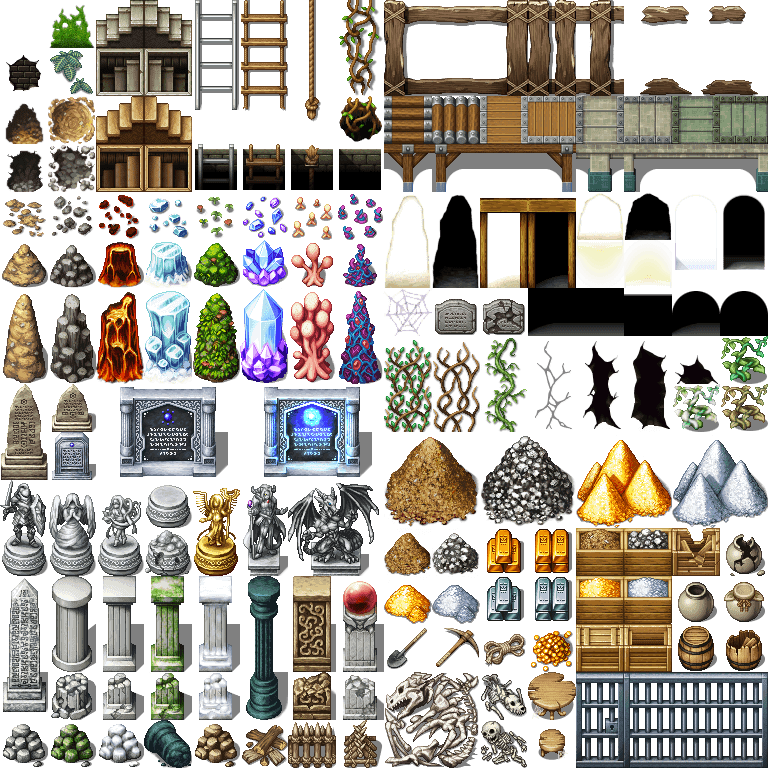
#> input picture img/tilesets/Dungeon_B.png, 768 x 768 px, given in place of Fantasy_Inside_A3.png, which was not available
$ python catalog.py
#> lines starting #> are read from the running program, lines starting #| are printed output that depends on the picture; pictures that were not available may be replaced by others from this repository, and a replacement may not be noted
# The catalogue of Winlu Fantasy Interior Remaster pieces useful for the tavern (tileset 8 "Wilu Fantasy Interior").
#   python catalog.py        -> tools/tavern/catalog.json + docs/tawerna_nowa/katalog.png (a contact sheet)
# Every entry: where it is (sheet, column, row on the 48 px grid), its size, the tile ids (what goes into the map data)
# and how it tiles / where it stands. Pictures (character sheets) are events: sheet + index + direction + pattern.
# Tile ids: B = 0.., C = 256.., D = 512.., E = 768.. (+128 for columns 8..15), A5 = 1536 + row*8 + col;
# autotiles: 2048 + kind*48 + shape (the shape is worked out from the neighbours; tavlib/nslib do it like the editor).
import os, json
from PIL import Image, ImageDraw, ImageFont
HERE = os.path.dirname(os.path.abspath(__file__))
ROOT = os.path.abspath(os.path.join(HERE, "..", "..")).replace("\\", "/") + "/"
TS = ROOT + "img/tilesets/Winlu Fantasy Tileset - Interior/Remaster/tilesets/"
CH = ROOT + "img/tilesets/Winlu Fantasy Tileset - Interior/Remaster/characters/"
OWN = ROOT + "img/characters/"
SHEETS = {"A2": "Fantasy_Inside_A2", "A3": "Fantasy_Inside_A3", "A4": "Fantasy_Inside_A4", "A5": "Fantasy_Inside_A5",
          "B": "Fantasy_Inside_B", "C": "Fantasy_Inside_C", "D": "Fantasy_Inside_D", "E": "Fantasy_Inside_Shops",
          "C_white": "Fantasy_Inside_C_white", "E_Cathedral": "Fantasy_Inside_E_Cathedral"}
BASE = {"B": 0, "C": 256, "D": 512, "E": 768}

def tid(sheet, c, r):
    if sheet == "A5": return 1536 + r * 8 + c
    return BASE[sheet] + (128 if c >= 8 else 0) + r * 8 + (c % 8)

def T(name, cat, sheet, c, r, w=1, h=1, how="", used="", layer=2):
    """a block of plain tiles"""
    ids = [[tid(sheet, c + dx, r + dy) for dx in range(w)] for dy in range(h)]
    return {"nazwa": name, "kategoria": cat, "typ": "kafelki", "arkusz": sheet, "plik": SHEETS[sheet] + ".png",
            "kolumna": c, "wiersz": r, "szer": w, "wys": h, "tileId": ids, "warstwa": layer, "jak": how, "uzyte": used}

def AUTO(name, cat, sheet, kind, how="", used=""):
    return {"nazwa": name, "kategoria": cat, "typ": "autokafel", "arkusz": sheet, "plik": SHEETS[sheet] + ".png",
            "rodzaj": kind, "tileId_bazowy": 2048 + kind * 48, "warstwa": 0 if sheet != "A2" or kind < 20 or kind == 24 or kind == 25 or kind == 33 else 1,
            "jak": how, "uzyte": used}

def P(name, cat, sheet, index, direction=2, pattern=0, how="", used="", own=False):
    return {"nazwa": name, "kategoria": cat, "typ": "obrazek (zdarzenie)", "arkusz": sheet, "indeks": index, "kierunek": direction,
            "wzor": pattern, "w_grze": own, "jak": how, "uzyte": used}

ALL = "A B C P"
E = []
# ---------------------------------------------------------------- walls, floors, borders
E += [AUTO("Kamień z ryglem (szary mur, belki)", "Ściany", "A3", 50, "ściana A3, 3 rzędy wysokości; autokafel ściany (łączy się w poziomie)", "A: sala"),
      AUTO("Tynk jasny z ryglem", "Ściany", "A3", 51, "jak wyżej; kuchnie", "A B: kuchnia, P: bielizna"),
      AUTO("Tynk kremowy z boazerią", "Ściany", "A3", 52, "jak wyżej; jasna, elegancka sala", "B: sala"),
      AUTO("Boazeria drewniana (panele)", "Ściany", "A3", 54, "jak wyżej", "P: korytarz"),
      AUTO("Tapeta beżowa z czerwonym cokołem", "Ściany", "A3", 56, "jak wyżej", "P: pokoje"),
      AUTO("Bale (ściana z bali)", "Ściany", "A3", 59, "jak wyżej; karczma z bali", "C, P: pokój 3"),
      AUTO("Tapeta niebieska (adamaszek)", "Ściany", "A3", 62, "jak wyżej", "P"),
      AUTO("Tapeta ciemna (adamaszek)", "Ściany", "A3", 63, "jak wyżej; komnata", "P: komnata"),
      AUTO("Surowy kamień (stary mur twierdzy)", "Ściany", "A3", 71, "jak wyżej; skład ze starych kamieni, ściana kominka", "A B C"),
      AUTO("Deski jasne", "Podłogi", "A4", 81, "podłoga A4 (górna część autokafla), warstwa 0", "A: sala, P"),
      AUTO("Deski ciemne", "Podłogi", "A4", 83, "jw.", "P: pokój 3"),
      AUTO("Deski rudobrązowe", "Podłogi", "A4", 84, "jw.", "B: sala, C: izba szynkowa, P: korytarz"),
      AUTO("Deski pionowe (scena)", "Podłogi", "A4", 82, "jw.; podest sceny", "A B C: scena"),
      AUTO("Parkiet w jodełkę", "Podłogi", "A4", 80, "jw.", "C: izba kominkowa, P: komnata"),
      AUTO("Bruk szary (kocie łby)", "Podłogi", "A4", 96, "jw.; skład, piwnica", "A B C: skład"),
      AUTO("Płyty kamienne zielonoszare", "Podłogi", "A4", 97, "jw.; kuchnia", "A B C: kuchnia"),
      AUTO("Obramowanie ciemne drewno", "Obramowania", "A2", 25, "A2 na warstwie 0 wokół pomieszczeń; w tilesecie 8 nieprzechodnie", "A, P"),
      AUTO("Obramowanie ciemne drewno 2", "Obramowania", "A2", 24, "jw.; nieprzechodnie", "B"),
      AUTO("Obramowanie z końców bali", "Obramowania", "A2", 33, "jw.; UWAGA: w tilesecie 8 przechodnie - zamknięte blokadami", "C"),
      AUTO("Chodnik czerwony", "Dywany", "A2", 36, "A2 na warstwie 1 (na podłodze), dowolny prostokąt", "A B: chodnik od drzwi, P: korytarz"),
      AUTO("Wycieraczka beżowa", "Dywany", "A2", 37, "jw.", "sień, drzwi pokoi"),
      AUTO("Dywan ozdobny czerwono-złoty", "Dywany", "A2", 38, "jw.", "A C: scena"),
      AUTO("Dywan ciemnobrązowy", "Dywany", "A2", 21, "jw.", "A: kącik do kości"),
      AUTO("Dywan fioletowy ze złotem", "Dywany", "A2", 22, "jw.", "P: komnata"),
      AUTO("Dywan niebieski / zielony / pomarańczowy", "Dywany", "A2", 28, "jw. (także rodzaje 29, 30)", ""),
      AUTO("Kurz / cień na podłodze", "Dywany", "A2", 23, "półprzezroczysty, na warstwie 1", "")]
E += [T("Dywan okrągły czerwony", "Dywany", "B", 14, 12, 2, 2, "2x2 na warstwie 2", "P"),
      T("Dywan okrągły brązowy / ozdobny", "Dywany", "B", 12, 14, 4, 2, "dwa dywany 2x2", ""),
      T("Skóra niedźwiedzia", "Dywany", "D", 11, 13, 2, 3, "2x3 przed kominkiem", "A B C")]
# ---------------------------------------------------------------- the bar
E += [T("Lada pozioma (lewy koniec, środek, prawy koniec)", "Bar", "E", 0, 0, 3, 2, "blat w rzędzie y, front w y+1; środek (1,0..1) powtarzany w poziomie", ALL),
      T("Lada - ramię pionowe (lewe)", "Bar", "E", 3, 0, 1, 4, "(3,0) góra, (3,1) powtarzany środek, (3,2) koniec, (3,3) front; ramię L", "A C"),
      T("Lada - łącznik narożny", "Bar", "E", 4, 0, 1, 2, "narożnik L od strony prawej", ""),
      T("Lada - ramię pionowe (prawe)", "Bar", "E", 5, 0, 1, 4, "jak lewe, cień po drugiej stronie", "B"),
      T("Stojak z 4 beczkami z kranami", "Bar", "E", 0, 7, 4, 2, "4x2, stoi na rzędzie y+1 przy ścianie", "A B C"),
      T("Beczki z kranem / ze skrzynką butelek / z workami / z dzbanami", "Bar", "E", 4, 7, 4, 2, "cztery warianty 1x2", "A B C"),
      T("Półka: butelki, kufle, talerze", "Bar", "E", 6, 3, 2, 3, "2x3 przy ścianie; dół (rząd 5) stoi na podłodze", "A B C"),
      T("Półka z winem i szufladami", "Bar", "E", 1, 13, 2, 3, "2x3 przy ścianie", "A C"),
      T("Okrągłe stoliki z jedzeniem i piwem (16 wariantów)", "Bar", "E", 0, 9, 8, 4, "każdy 1x2: blat na y, nogi na y+1 (blokuj y+1)", ALL),
      T("Stolik okrągły duży", "Bar", "E", 0, 13, 1, 2, "1x2", ""),
      T("Tablica z desek (2 warianty)", "Bar", "E", 8, 8, 5, 2, "1x2; z karteczkami D(13..14,9) na warstwie 3 = tablica ogłoszeń", "sień"),
      T("Regał sklepowy ze skrzynkami", "Bar", "E", 9, 14, 6, 2, "3x2 i 3x2", "B: skład"),
      T("Stojaki na broń", "Bar", "E", 8, 5, 8, 3, "półki z mieczami, sztyletami", "")]
# ---------------------------------------------------------------- tables and seats
E += [T("Stół długi (poziomy)", "Stoły i siedziska", "C", 9, 4, 3, 2, "lewy (9), środek (10) powtarzany, prawy (11); 2 rzędy", "A B"),
      T("Stół długi na kozłach", "Stoły i siedziska", "C", 9, 6, 3, 2, "jw.", "A C"),
      T("Stół długi pionowy", "Stoły i siedziska", "C", 8, 4, 1, 3, "góra (8,4), środek (8,5) powtarzany, dół (8,6)", "B C"),
      T("Stół kwadratowy 2x2", "Stoły i siedziska", "C", 12, 4, 2, 2, "także na kozłach (12,6)", "A: kuchnia"),
      T("Ława pozioma 2-kafelkowa", "Stoły i siedziska", "C", 14, 1, 2, 1, "przy stołach, rząd nad i pod", "A B C"),
      T("Ława pionowa", "Stoły i siedziska", "C", 14, 2, 1, 3, "góra, środek powtarzany, dół", "B C"),
      T("Krzesła (przód, tył, bok L/P)", "Stoły i siedziska", "C", 8, 0, 6, 2, "oparcie w rzędzie nad krzesłem (warstwa 3)", ALL),
      T("Fotele z czerwonym siedziskiem", "Stoły i siedziska", "C", 8, 2, 6, 2, "jw.", "A B C, P: komnata"),
      T("Stołki i ławy", "Stoły i siedziska", "C", 14, 0, 2, 4, "(14,0) stołek duży, (15,3) mały", ALL),
      T("Stolik okrągły / biurko / stolik nocny", "Stoły i siedziska", "C", 4, 0, 3, 2, "1x2; blat na y (przy ścianie), front na y+1", "P"),
      T("Ława tapicerowana, krzesła z wysokim oparciem", "Stoły i siedziska", "C", 0, 14, 4, 2, "", "")]
# ---------------------------------------------------------------- fireplaces and fire
E += [T("Palenisko w ścianie (łuk)", "Kominki i ogień", "A5", 4, 11, 2, 3, "2x3 na warstwie 0 w ścianie", "A B C: piec chlebowy"),
      T("Palenisko z kratą", "Kominki i ogień", "A5", 2, 11, 2, 3, "2x3 na warstwie 0", ""),
      T("Kamienne pilastry kominka", "Kominki i ogień", "A5", 0, 12, 2, 2, "boki dużego kominka (lewy 0, prawy 1)", "A B C"),
      T("Łuk kominka (środek)", "Kominki i ogień", "A5", 4, 12, 2, 2, "duży kominek: pilastry + łuk + półka D(6..7,2..3)", "A B C"),
      P("Ognisko / kocioł nad ogniem (animowane)", "Kominki i ogień", "!Decoration", 2, 4, 0, "kierunek 4 ognisko, 6 kocioł na trójnogu; step anime", "A B C", own=True),
      P("Kominek kamienny z ogniem", "Kominki i ogień", "!$Fireplace2", 0, 4, 0, "animowany (step anime)", ""),
      P("Kominek z łukiem", "Kominki i ogień", "!$Fireplace1", 0, 4, 0, "animowany", "P: komnata"),
      P("Kominek ozdobny", "Kominki i ogień", "!$Fireplace4", 0, 4, 0, "animowany", ""),
      P("Piec kuchenny z garnkiem", "Kominki i ogień", "!$Fireplace_kitchen", 0, 4, 0, "animowany; już w img/characters", ALL, own=True),
      P("Okap kamienny (komin)", "Kominki i ogień", "!$chimney", 0, 6, 0, "nad piecem; wiersz 3 z zawieszonym czosnkiem/garnkami", ALL),
      P("Drewno na opał", "Kominki i ogień", "!Decoration_static", 3, 8, 2, "stos polan przy kominku (3 polana do minigry)", ALL)]
# ---------------------------------------------------------------- kitchen and stores
E += [T("Spiżarka: chleb, sery, warzywa", "Kuchnia i zapasy", "C", 4, 4, 4, 5, "półki 1x3 i 2x2 przy ścianie", "A B C"),
      T("Garnki i patelnie na ścianie", "Kuchnia i zapasy", "D", 0, 6, 3, 2, "1x2 na ścianie", "A B C"),
      T("Deski do krojenia (mięso, ryba, tasak)", "Kuchnia i zapasy", "D", 0, 8, 2, 2, "na stół (warstwa 3)", "A B C"),
      T("Beczki (stos 3, pojedyncze, z wodą, z jabłkami)", "Kuchnia i zapasy", "D", 8, 0, 8, 3, "stos 3x2 = D(10..12,0..1); pojedyncze 1x2", ALL),
      T("Worki", "Kuchnia i zapasy", "D", 8, 2, 3, 3, "2x2 i 1x1", ALL),
      T("Skrzynie, połamane skrzynie", "Kuchnia i zapasy", "D", 11, 3, 5, 4, "1x2 i 2x2", ALL),
      T("Pajęczyny", "Kuchnia i zapasy", "D", 13, 7, 3, 2, "w rogach ścian (warstwa 3)", "skład"),
      T("Gruz i kamienie", "Kuchnia i zapasy", "D", 11, 5, 2, 2, "pod luźną cegłą", "skład"),
      P("Wiszące szynki, ryby, zioła, czosnek", "Kuchnia i zapasy", "!Decoration_static", 2, 8, 0, "znak 2 wzory 0..2, znak 3 wzory 0..1 (kierunek 8)", ALL)]
# ---------------------------------------------------------------- light
E += [P("Żyrandol z świecami", "Światło", "!$Chandelier", 0, 4, 0, "nad stołem, priorytet nad postaciami, animowany", "A B C"),
      P("Kinkiet ze świecą", "Światło", "!Decoration2", 0, 2, 0, "na ścianie", "A B C"),
      P("Świece (1 / 3)", "Światło", "!Decoration2", 1, 6, 0, "kierunek 2 jedna, 6 trzy; na stołach i szafkach", ALL),
      P("Kandelabr stojący", "Światło", "!Decoration2", 4, 6, 0, "kierunek 2/4 czarny, 6/8 brązowy", ALL),
      P("Latarnie ścienne", "Światło", "!Decoration", 7, 2, 0, "kierunki 2/4/6 = 3 style; zdarzenie o 1 kratkę niżej niż latarnia", ALL, own=True),
      T("Okna nocne / oświetlone / łukowe", "Światło", "B", 0, 2, 8, 4, "1x2 na ścianie (rzędy 1-2 ściany)", ALL),
      T("Zasłony (czerwone, pomarańczowe, zielone...)", "Światło", "B", 0, 12, 6, 4, "1x2 na oknie (warstwa 3); rząd 14-15 długie", ALL)]
# ---------------------------------------------------------------- walls: decorations
E += [P("Głowa jelenia", "Dekoracje ścian", "!$Wall_decoration", 0, 2, 0, "zdarzenie 1 kratkę niżej niż głowa", "A B"),
      P("Tarcza z toporami", "Dekoracje ścian", "!$Wall_decoration", 0, 4, 0, "jw.", "A, P"),
      P("Chorągwie (koń, feniks, wilk, pięść...)", "Dekoracje ścian", "!Flags_banner_Inside", 0, 2, 0, "48x96; na ścianie", "A B C"),
      P("Obrazy i portrety", "Dekoracje ścian", "!Decoration_static", 6, 6, 2, "znaki 6/7, kierunki 4/6/8", "P"),
      P("Szyld tawerny z kuflem", "Dekoracje ścian", "!Signs", 2, 2, 1, "RTP/zewnętrzny zestaw, już w img/characters", "A B C", own=True),
      P("Zegar stojący", "Dekoracje ścian", "!clock", 0, 2, 0, "animowany wahadłem", "A C"),
      T("Półeczki ścienne (butelki, książki, talerze, dzbany)", "Dekoracje ścian", "D", 6, 0, 2, 6, "1x2: rzecz na y, półka na y+1", "A: półka nad kominkiem"),
      T("Regał z książkami", "Dekoracje ścian", "C", 0, 6, 5, 3, "1x3 i 2x3", "C")]
# ---------------------------------------------------------------- stairs
E += [T("Schody drewniane", "Schody", "A5", 0, 2, 4, 1, "stopień powtarzany w pionie (warstwa 0)", ALL),
      T("Schody kamienne", "Schody", "A5", 0, 3, 4, 2, "ciemne i jasne", ""),
      T("Schody w murze (drewniane / kamienne)", "Schody", "A5", 4, 0, 4, 4, "4x2: mur, 2 stopnie, mur", ""),
      T("Klapa w podłodze", "Schody", "A5", 1, 0, 1, 1, "zejście do piwnicy (drugi wariant sekretu)", ""),
      T("Czarna pustka", "Schody", "A5", 0, 0, 1, 1, "nad/pod schodami", ALL),
      T("Poręcze i słupy", "Schody", "B", 12, 0, 4, 8, "ramka balustrady (12..14, 4..7), słupy (12..13, 0..3)", "P: klatka schodowa")]
# ---------------------------------------------------------------- bedrooms
E += [T("Łóżka pojedyncze (zielone, patchwork)", "Pokoje gości", "C", 12, 10, 4, 3, "1x3 i 2x3; zagłówek na dolnym rzędzie ściany", "P"),
      T("Łóżka poziome", "Pokoje gości", "C", 8, 11, 4, 2, "2x2", ""),
      T("Łoże królewskie, łóżka czerwone, siennik", "Pokoje gości", "C", 9, 13, 7, 3, "1x3 / 2x3", "P"),
      T("Szafy i komody", "Pokoje gości", "C", 2, 9, 6, 4, "1x2 .. 2x3", "P"),
      T("Toaletka z lustrem", "Pokoje gości", "C", 8, 14, 1, 2, "", "P: komnata"),
      T("Parawany", "Pokoje gości", "C", 4, 13, 4, 3, "", ""),
      P("Kufry i skrzynie", "Pokoje gości", "!Fantasy_chest", 6, 2, 0, "znak 0 okuty, 1 złoty, 3 ozdobny, 6 prosty drewniany", "P")]
# ---------------------------------------------------------------- doors
E += [P("Drzwi drewniane (ciemne, jasne, łukowe okute)", "Drzwi", "!Fantasy_door1", 0, 2, 0, "48x96; kierunek 2 zamknięte .. 8 otwarte; już w img/characters", "P", own=True),
      P("Dziura w murze (po odsunięciu cegły)", "Drzwi", "!Fantasy_door1", 7, 6, 0, "strona 2 zdarzenia Luźna cegła - otwarte przejście", "propozycja"),
      P("Kamienny łuk / ciemne przejście", "Drzwi", "!Fantasy_door1", 7, 4, 1, "", "")]
# ---------------------------------------------------------------- small things
E += [T("Drobiazgi na stoły: talerze, kufle, butelki, kielichy, monety, księgi, zwoje", "Drobiazgi", "D", 0, 8, 8, 8, "na warstwie 3 na blatach; monety D(3..6,15) na stole do kości", ALL),
      T("Jedzenie na talerzach, ciasta", "Drobiazgi", "D", 0, 13, 4, 3, "jw.", ALL)]
# ---------------------------------------------------------------- not in the pack
MISSING = [
    ("Kości do gry i kubek", "brak w Winlu - na stole leżą monety i kufle; do domalowania 1 kafelek (kubek + kości)"),
    ("Wieszak / kołki na płaszcze", "brak - zastępczo wiszące płótna B(1,14..15) i B(5,14..15)"),
    ("Tablica kredowa z kreskami", "brak - zastępczo tablica na słupkach z !Tavern_Yard (znak 2)"),
    ("Lutnia / stojak na lutnię", "brak - zastępczo krzesło barda na scenie"),
    ("Tarcza do rzutek, kufle na haku", "brak (niekonieczne)"),
]

def frame_of(sheet_img, name, index, direction, pattern):
    big = name.startswith("!$") or name.startswith("$")
    W, H = sheet_img.size
    if big:
        fw, fh = W // 3, H // 4
        col, row = pattern, direction // 2 - 1
    else:
        fw, fh = W // 12, H // 8
        col, row = (index % 4) * 3 + pattern, (index // 4) * 4 + direction // 2 - 1
    return sheet_img.crop((col * fw, row * fh, (col + 1) * fw, (row + 1) * fh))

def autotile_block(img, sheet, kind):
    if sheet == "A2":
        i = kind - 16; x, y, w, h = (i % 8) * 96, (i // 8) * 144, 96, 144
    elif sheet == "A3":
        i = kind - 48; x, y, w, h = (i % 8) * 96, (i // 8) * 96, 96, 96
    else:
        i = kind - 80; r = i // 8
        x, w = (i % 8) * 96, 96
        y, h = ((r // 2) * 240, 144) if r % 2 == 0 else ((r // 2) * 240 + 144, 96)
    return img.crop((x, y, x + w, y + h))

def sheet_img(sheet):
    return Image.open(TS + SHEETS[sheet] + ".png").convert("RGBA")

def char_img(name):
    p = CH + name + ".png"
    if not os.path.exists(p): p = OWN + name + ".png"
    return Image.open(p).convert("RGBA")

def piece_image(e):
    if e["typ"] == "kafelki":
        im = sheet_img(e["arkusz"])
        return im.crop((e["kolumna"] * 48, e["wiersz"] * 48, (e["kolumna"] + e["szer"]) * 48, (e["wiersz"] + e["wys"]) * 48))
    if e["typ"] == "autokafel":
        return autotile_block(sheet_img(e["arkusz"]), e["arkusz"], e["rodzaj"])
    return frame_of(char_img(e["arkusz"]), e["arkusz"], e["indeks"], e["kierunek"], e["wzor"])

def contact_sheet(entries, out):
#> called with out = 'docs/tawerna_nowa/katalog.png'
    font = ImageFont.truetype("C:/Windows/Fonts/arialbd.ttf", 13)
    small = ImageFont.truetype("C:/Windows/Fonts/arial.ttf", 11)
    head = ImageFont.truetype("C:/Windows/Fonts/arialbd.ttf", 22)
    title = ImageFont.truetype("C:/Windows/Fonts/arialbd.ttf", 30)
    W = 1800
    cats = []
    for e in entries:
        if e["kategoria"] not in cats: cats.append(e["kategoria"])
    # lay out: per category a heading and cards flowing left to right
    MAXW, MAXH = 300, 200
    placed, y = [], 70
    for cat in cats:
        placed.append(("head", cat, 20, y)); y += 36
        x, rowh = 20, 0
        for e in [e for e in entries if e["kategoria"] == cat]:
            im = piece_image(e)
#> in sheet_img, returned value is the input picture: PIL image 768x768 RGBA; mean R, G, B, A 71.4, 65.6, 56.1, 152.1
#> in autotile_block, `i = kind - 48`: i = 2
#> in autotile_block, `x, y, w, h = (i % 8 * 96, i // 8 * 96, 96, 96)`: x = 192; y = 0; w = 96
#> in autotile_block, `return img.crop((x, y, x + w, y + h))`:
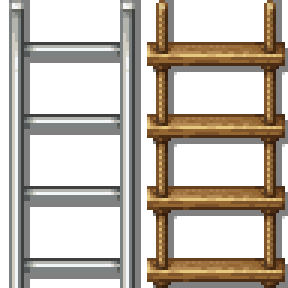
#> returned value: PIL image 96x96 RGBA (shown 3 times larger); mean R, G, B, A 54.4, 46.6, 36.8, 114.9; transparent parts drawn white
            s = min(1.0, MAXW / im.size[0], MAXH / im.size[1])
#> s = 1
            if s < 1: im = im.resize((max(1, int(im.size[0] * s)), max(1, int(im.size[1] * s))), Image.NEAREST)
            cw = max(im.size[0], 200) + 16
#> cw = 216
            ch = im.size[1] + 74
#> ch = 170
            if x + cw > W - 20:
                x = 20; y += rowh + 12; rowh = 0
            placed.append(("card", e, im, x, y, cw, ch))
            x += cw + 12; rowh = max(rowh, ch)
#> after `x += cw + 12`: x = 248
#> after `rowh = max(rowh, ch)`: rowh = 170
        y += rowh + 24
#> pass 2 of the loop in contact_sheet, `for cat in cats:`:
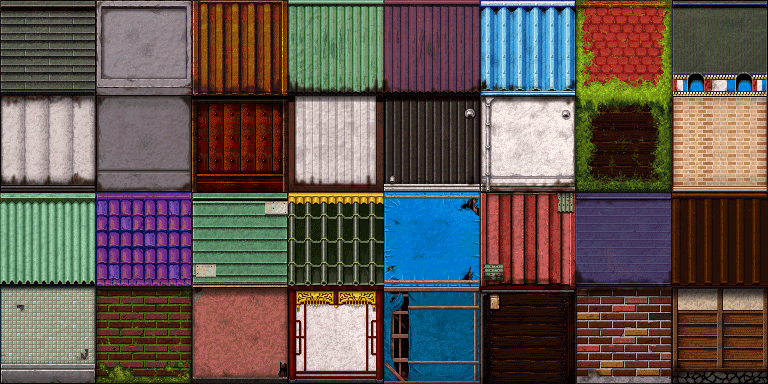
#> input picture img/tilesets/SF_Outside_A3.png, 768 x 384 px, given in place of Fantasy_Inside_A4.png, which was not available
#> in autotile_block (call 10), `i = kind - 80`: i = 1
#> r = 0
#> in autotile_block (call 10), `x, w = (i % 8) * 96, 96`: x = 96
#> in autotile_block (call 10), `y, h = ((r // 2) * 240, 144) if r % 2 == 0 else ((r // 2) * 240 + 144,..`: h = 144
#> in autotile_block (call 10), `return img.crop((x, y, x + w, y + h))`:
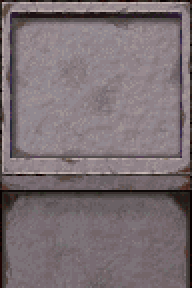
#> returned value: PIL image 96x144 RGBA (shown 2 times larger); mean R, G, B, A 122.4, 110.9, 114.8, 255
    y += 30 + 22 * (len(MISSING) + 1)
    sheet = Image.new("RGB", (W, y + 20), (22, 20, 24))
    d = ImageDraw.Draw(sheet)
    d.text((20, 18), "Katalog kafelków Winlu Fantasy Interior (Remaster) - tawerna", fill=(255, 214, 90), font=title)
    for it in placed:
        if it[0] == "head":
            d.text((it[2], it[3]), it[1], fill=(255, 214, 90), font=head)
            continue
        _, e, im, x, y0, cw, ch = it
        d.rectangle([x, y0, x + cw, y0 + ch], fill=(40, 36, 42), outline=(90, 80, 70))
        # checker under transparent pieces
        bg = Image.new("RGBA", im.size, (0, 0, 0, 0))
        cb = ImageDraw.Draw(bg)
        for yy in range(0, im.size[1], 8):
            for xx in range(0, im.size[0], 8):
                cb.rectangle([xx, yy, xx + 7, yy + 7], fill=(70, 66, 72, 255) if (xx // 8 + yy // 8) % 2 else (58, 54, 60, 255))
        bg.alpha_composite(im)
        sheet.paste(bg.convert("RGB"), (x + 8, y0 + 8))
        words, lines, cur = e["nazwa"].split(), [], ""
        for w_ in words:
            if len(cur) + len(w_) + 1 > max(26, (cw - 16) // 7): lines.append(cur); cur = w_
            else: cur = (cur + " " + w_).strip()
        lines.append(cur)
        for li, ln in enumerate(lines[:2]):
            d.text((x + 8, y0 + im.size[1] + 10 + li * 16), ln, fill=(240, 236, 228), font=font)
        if e["typ"] == "kafelki":
            ref = "%s (%d,%d) %dx%d  id %d" % (e["arkusz"], e["kolumna"], e["wiersz"], e["szer"], e["wys"], e["tileId"][0][0])
        elif e["typ"] == "autokafel":
            ref = "%s rodzaj %d  id %d+" % (e["arkusz"], e["rodzaj"], e["tileId_bazowy"])
        else:
            ref = "%s znak %d kier. %d wzór %d" % (e["arkusz"], e["indeks"], e["kierunek"], e["wzor"])
        d.text((x + 8, y0 + im.size[1] + 46), ref, fill=(170, 200, 230), font=small)
    yy = y - 22 * (len(MISSING) + 1) - 10
    d.text((20, yy), "Brakuje w zestawie Winlu (zastępstwa w koncepcjach):", fill=(255, 140, 110), font=head)
    for i, (n, why) in enumerate(MISSING):
        d.text((30, yy + 32 + i * 22), "- %s: %s" % (n, why), fill=(230, 220, 210), font=font)
    sheet.save(out)
    return sheet.size

if __name__ == "__main__":
    data = {"zestaw": "Winlu Fantasy Tileset - Interior (Remaster)", "tileset": "8 (Wilu Fantasy Interior): A2, A3, A4, A5, B, C, D, E = Fantasy_Inside_Shops",
            "uwaga": "C_white i E_Cathedral nie są w tilesecie 8 (żeby ich użyć, trzeba nowego tilesetu). Obrazki ze znakiem ! z folderu Winlu/characters "
                     "trzeba przy budowie skopiować do img/characters (w_grze=false: jeszcze ich tam nie ma).",
            "identyfikatory": "B = 0+, C = 256+, D = 512+, E = 768+ (kolumny 8..15: +128), A5 = 1536 + wiersz*8 + kolumna, autokafle 2048 + rodzaj*48 + kształt",
            "elementy": E, "brakuje": [{"nazwa": n, "uwaga": w} for n, w in MISSING]}
    with open(os.path.join(HERE, "catalog.json"), "wb") as f:
        f.write(json.dumps(data, ensure_ascii=False, indent=1).encode("utf-8"))
#> (the run stopped early here; a loop or call above may not have finished)
